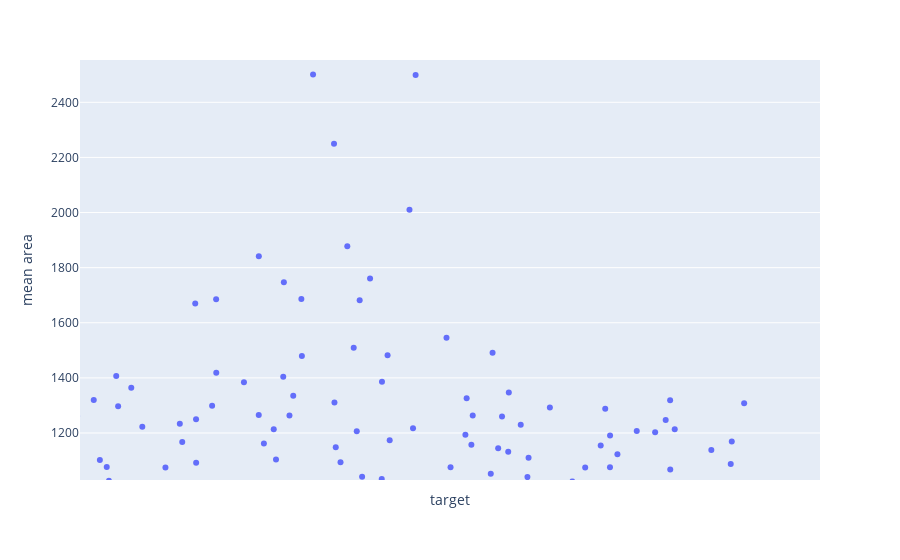

The notebook cell saved with this chart:
### Markdown cell above
In the above plot we can see the distribution of our data for class "0" and class "1". If we hover on top of our plots, 
we should be able to see the median value, first quartile, Q3, Q4 and etc...

Any point beyond the lines in our plot are called outliers meaning they are just beyond the normal range of our data.

### Code cell
# adding visibility of the datapoints in our plot above

fig = px.box(cancer_df, x='target', y='mean area', points='all')
fig.show()

### Figure 1 — Plotly figure (JSON) as saved in the notebook; plotly's stock layout.template omitted (floating-point values rounded to 4 significant figures; data arrays with more than 128 entries replaced by an {"elided": "..."} marker saying what was removed)
{"data": [{"alignmentgroup": "True", "boxpoints": "all", "hovertemplate": "target=%{x}<br>mean area=%{y}<extra></extra>", "legendgroup": "", "marker": {"color": "#636efa"}, "name": "", "notched": false, "offsetgroup": "", "orientation": "v", "showlegend": false, "type": "box", "x": {"elided": "569 int values"}, "x0": " ", "xaxis": "x", "y": {"elided": "569 float values"}, "y0": " ", "yaxis": "y"}], "layout": {"autosize": true, "boxmode": "group", "legend": {"tracegroupgap": 0}, "margin": {"t": 60}, "xaxis": {"anchor": "y", "autorange": false, "domain": [0, 1], "range": [-0.4127, -0.283], "title": {"text": "target"}, "type": "linear"}, "yaxis": {"anchor": "x", "autorange": false, "domain": [0, 1], "range": [1029.0, 2554.0], "title": {"text": "mean area"}, "type": "linear"}}}
